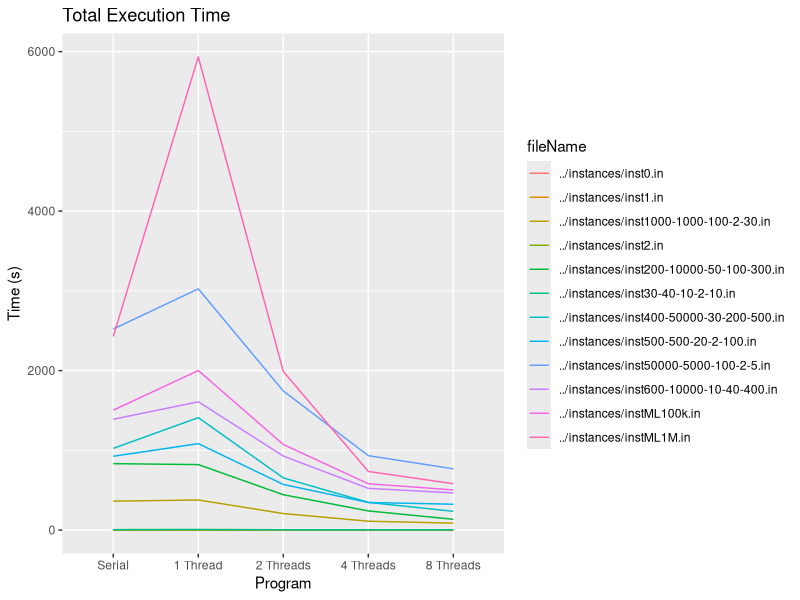
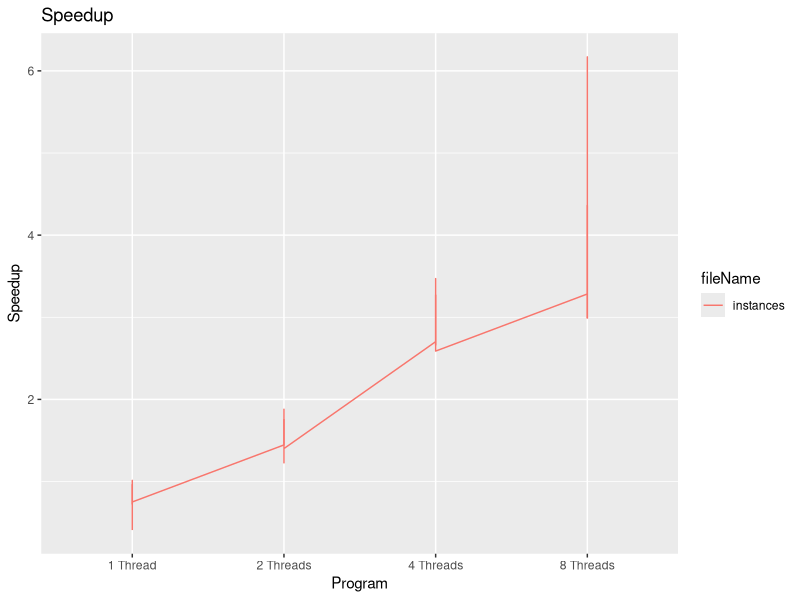
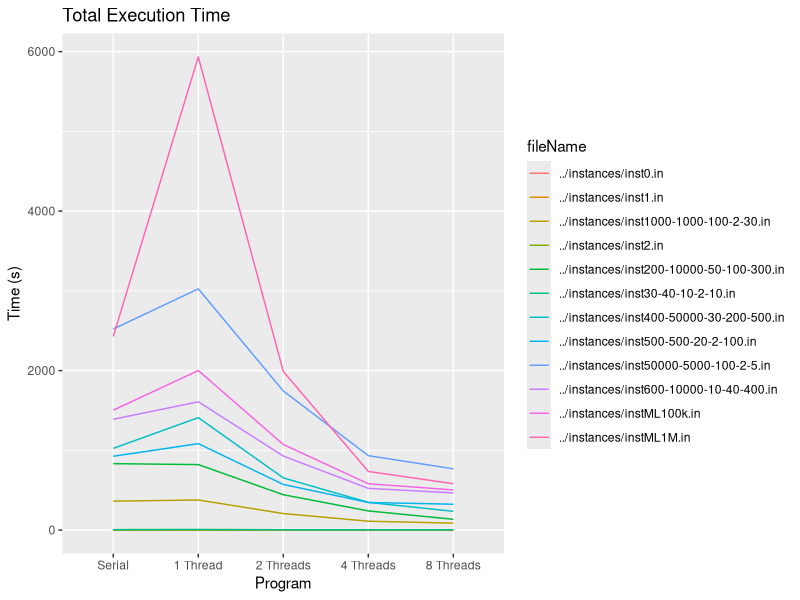
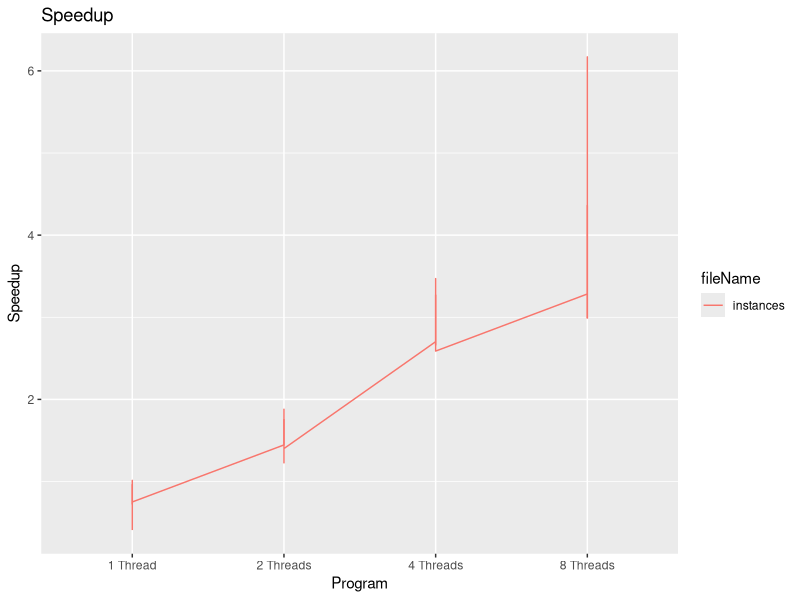

The R script that drew these images, in order:
library("ggplot2")
library("stringr")

df <- read.csv("comparison.csv", header = T)
df$total <- df$readInput +
  df$initialLR +
  df$loop +
  df$finalFiltering
df$number_of_processors <- df$OMP_NUM_THREADS

df$program <- factor(df$number_of_processors, ordered = TRUE, levels = c("Serial", "1 Thread", "2 Threads", "4 Threads", "8 Threads"))
df$program[df$number_of_processors == 0] <- "Serial"
df$program[df$number_of_processors == 1] <- "1 Thread"
df$program[df$number_of_processors == 2] <- "2 Threads"
df$program[df$number_of_processors == 4] <- "4 Threads"
df$program[df$number_of_processors == 8] <- "8 Threads"

# df$speedup <- 1
for (i in unique(df$fileName)) {
  df$speedup[df$fileName == i] <- df[df$program == "Serial" & df$fileName == i,]$total / df$total[df$fileName == i]
}
# df$speedup[is.nan(df$speedup)] <- 1
df$speedup[df$speedup == 0] <- NaN

ggplot(df, aes(x = program, y = total, color = fileName, group = fileName)) +
  geom_line() +
  labs(x="Program", y="Time (s)", title="Total Execution Time")
ggsave("time.png")

# df$program <- df$program[-1]
str_split(df$fileName, "/")

str_split(df$fileName, "/")


df$fileName <- sapply(strsplit(df$fileName, split="/", fixed=TRUE), function(x) (x[2]))
df <- df[df$program != "Serial",]
droplevels(df$program)

ggplot(df, aes(x = program, y = speedup, color = fileName, group = fileName)) +
  geom_line() +
  labs(x="Program", y="Speedup", title="Speedup")
ggsave("speedup.png")
